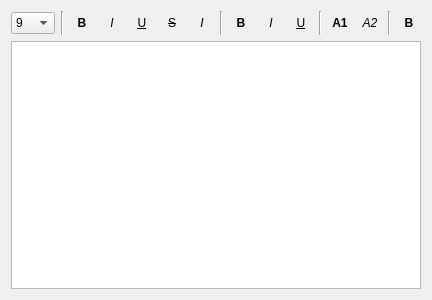
<?xml version="1.0" encoding="UTF-8"?>
<ui version="4.0">
 <class>QReportPropertyPageRichText</class>
 <widget class="QWidget" name="QReportPropertyPageRichText">
  <property name="geometry">
   <rect>
    <x>0</x>
    <y>0</y>
    <width>402</width>
    <height>300</height>
   </rect>
  </property>
  <property name="windowTitle">
   <string>Form</string>
  </property>
  <layout class="QVBoxLayout" name="verticalLayout">
   <item>
    <layout class="QHBoxLayout" name="horizontalLayout">
     <item>
      <widget class="QComboBox" name="comboBox">
       <item>
        <property name="text">
         <string>9</string>
        </property>
       </item>
       <item>
        <property name="text">
         <string>10</string>
        </property>
       </item>
       <item>
        <property name="text">
         <string>11</string>
        </property>
       </item>
       <item>
        <property name="text">
         <string>12</string>
        </property>
       </item>
       <item>
        <property name="text">
         <string>14</string>
        </property>
       </item>
       <item>
        <property name="text">
         <string>16</string>
        </property>
       </item>
       <item>
        <property name="text">
         <string>18</string>
        </property>
       </item>
       <item>
        <property name="text">
         <string>20</string>
        </property>
       </item>
       <item>
        <property name="text">
         <string>22</string>
        </property>
       </item>
       <item>
        <property name="text">
         <string>24</string>
        </property>
       </item>
       <item>
        <property name="text">
         <string>26</string>
        </property>
       </item>
       <item>
        <property name="text">
         <string>28</string>
        </property>
       </item>
       <item>
        <property name="text">
         <string>36</string>
        </property>
       </item>
       <item>
        <property name="text">
         <string>48</string>
        </property>
       </item>
       <item>
        <property name="text">
         <string>72</string>
        </property>
       </item>
      </widget>
     </item>
     <item>
      <widget class="Line" name="line_2">
       <property name="orientation">
        <enum>Qt::Vertical</enum>
       </property>
      </widget>
     </item>
     <item>
      <widget class="QToolButton" name="toolButton">
       <property name="minimumSize">
        <size>
         <width>24</width>
         <height>24</height>
        </size>
       </property>
       <property name="maximumSize">
        <size>
         <width>24</width>
         <height>16777215</height>
        </size>
       </property>
       <property name="font">
        <font>
         <weight>75</weight>
         <bold>true</bold>
        </font>
       </property>
       <property name="text">
        <string>B</string>
       </property>
       <property name="popupMode">
        <enum>QToolButton::InstantPopup</enum>
       </property>
       <property name="toolButtonStyle">
        <enum>Qt::ToolButtonIconOnly</enum>
       </property>
       <property name="autoRaise">
        <bool>true</bool>
       </property>
      </widget>
     </item>
     <item>
      <widget class="QToolButton" name="toolButton_2">
       <property name="minimumSize">
        <size>
         <width>24</width>
         <height>24</height>
        </size>
       </property>
       <property name="maximumSize">
        <size>
         <width>24</width>
         <height>16777215</height>
        </size>
       </property>
       <property name="font">
        <font>
         <italic>true</italic>
        </font>
       </property>
       <property name="text">
        <string>I</string>
       </property>
       <property name="popupMode">
        <enum>QToolButton::InstantPopup</enum>
       </property>
       <property name="toolButtonStyle">
        <enum>Qt::ToolButtonIconOnly</enum>
       </property>
       <property name="autoRaise">
        <bool>true</bool>
       </property>
      </widget>
     </item>
     <item>
      <widget class="QToolButton" name="toolButton_3">
       <property name="minimumSize">
        <size>
         <width>24</width>
         <height>24</height>
        </size>
       </property>
       <property name="maximumSize">
        <size>
         <width>24</width>
         <height>16777215</height>
        </size>
       </property>
       <property name="font">
        <font>
         <underline>true</underline>
        </font>
       </property>
       <property name="text">
        <string>U</string>
       </property>
       <property name="popupMode">
        <enum>QToolButton::InstantPopup</enum>
       </property>
       <property name="toolButtonStyle">
        <enum>Qt::ToolButtonIconOnly</enum>
       </property>
       <property name="autoRaise">
        <bool>true</bool>
       </property>
      </widget>
     </item>
     <item>
      <widget class="QToolButton" name="toolButton_4">
       <property name="minimumSize">
        <size>
         <width>24</width>
         <height>24</height>
        </size>
       </property>
       <property name="maximumSize">
        <size>
         <width>24</width>
         <height>16777215</height>
        </size>
       </property>
       <property name="font">
        <font>
         <underline>false</underline>
         <strikeout>true</strikeout>
        </font>
       </property>
       <property name="text">
        <string>S</string>
       </property>
       <property name="popupMode">
        <enum>QToolButton::InstantPopup</enum>
       </property>
       <property name="toolButtonStyle">
        <enum>Qt::ToolButtonIconOnly</enum>
       </property>
       <property name="autoRaise">
        <bool>true</bool>
       </property>
      </widget>
     </item>
     <item>
      <widget class="QToolButton" name="toolButton_10">
       <property name="minimumSize">
        <size>
         <width>24</width>
         <height>24</height>
        </size>
       </property>
       <property name="maximumSize">
        <size>
         <width>24</width>
         <height>16777215</height>
        </size>
       </property>
       <property name="font">
        <font>
         <italic>true</italic>
        </font>
       </property>
       <property name="text">
        <string>I</string>
       </property>
       <property name="popupMode">
        <enum>QToolButton::InstantPopup</enum>
       </property>
       <property name="toolButtonStyle">
        <enum>Qt::ToolButtonIconOnly</enum>
       </property>
       <property name="autoRaise">
        <bool>true</bool>
       </property>
      </widget>
     </item>
     <item>
      <widget class="Line" name="line">
       <property name="maximumSize">
        <size>
         <width>24</width>
         <height>16777215</height>
        </size>
       </property>
       <property name="orientation">
        <enum>Qt::Vertical</enum>
       </property>
      </widget>
     </item>
     <item>
      <widget class="QToolButton" name="toolButton_6">
       <property name="minimumSize">
        <size>
         <width>24</width>
         <height>24</height>
        </size>
       </property>
       <property name="maximumSize">
        <size>
         <width>24</width>
         <height>16777215</height>
        </size>
       </property>
       <property name="font">
        <font>
         <weight>75</weight>
         <bold>true</bold>
        </font>
       </property>
       <property name="text">
        <string>B</string>
       </property>
       <property name="popupMode">
        <enum>QToolButton::InstantPopup</enum>
       </property>
       <property name="toolButtonStyle">
        <enum>Qt::ToolButtonIconOnly</enum>
       </property>
       <property name="autoRaise">
        <bool>true</bool>
       </property>
      </widget>
     </item>
     <item>
      <widget class="QToolButton" name="toolButton_7">
       <property name="minimumSize">
        <size>
         <width>24</width>
         <height>0</height>
        </size>
       </property>
       <property name="maximumSize">
        <size>
         <width>24</width>
         <height>16777215</height>
        </size>
       </property>
       <property name="font">
        <font>
         <italic>true</italic>
        </font>
       </property>
       <property name="text">
        <string>I</string>
       </property>
       <property name="popupMode">
        <enum>QToolButton::InstantPopup</enum>
       </property>
       <property name="toolButtonStyle">
        <enum>Qt::ToolButtonIconOnly</enum>
       </property>
       <property name="autoRaise">
        <bool>true</bool>
       </property>
      </widget>
     </item>
     <item>
      <widget class="QToolButton" name="toolButton_5">
       <property name="minimumSize">
        <size>
         <width>24</width>
         <height>24</height>
        </size>
       </property>
       <property name="maximumSize">
        <size>
         <width>24</width>
         <height>16777215</height>
        </size>
       </property>
       <property name="font">
        <font>
         <underline>true</underline>
        </font>
       </property>
       <property name="text">
        <string>U</string>
       </property>
       <property name="popupMode">
        <enum>QToolButton::InstantPopup</enum>
       </property>
       <property name="toolButtonStyle">
        <enum>Qt::ToolButtonIconOnly</enum>
       </property>
       <property name="autoRaise">
        <bool>true</bool>
       </property>
      </widget>
     </item>
     <item>
      <widget class="Line" name="line_3">
       <property name="orientation">
        <enum>Qt::Vertical</enum>
       </property>
      </widget>
     </item>
     <item>
      <widget class="QToolButton" name="toolButton_9">
       <property name="minimumSize">
        <size>
         <width>24</width>
         <height>24</height>
        </size>
       </property>
       <property name="maximumSize">
        <size>
         <width>24</width>
         <height>16777215</height>
        </size>
       </property>
       <property name="font">
        <font>
         <weight>75</weight>
         <bold>true</bold>
        </font>
       </property>
       <property name="text">
        <string>A1</string>
       </property>
       <property name="popupMode">
        <enum>QToolButton::InstantPopup</enum>
       </property>
       <property name="toolButtonStyle">
        <enum>Qt::ToolButtonIconOnly</enum>
       </property>
       <property name="autoRaise">
        <bool>true</bool>
       </property>
      </widget>
     </item>
     <item>
      <widget class="QToolButton" name="toolButton_8">
       <property name="minimumSize">
        <size>
         <width>24</width>
         <height>24</height>
        </size>
       </property>
       <property name="maximumSize">
        <size>
         <width>24</width>
         <height>16777215</height>
        </size>
       </property>
       <property name="font">
        <font>
         <italic>true</italic>
        </font>
       </property>
       <property name="text">
        <string>A2</string>
       </property>
       <property name="popupMode">
        <enum>QToolButton::InstantPopup</enum>
       </property>
       <property name="toolButtonStyle">
        <enum>Qt::ToolButtonIconOnly</enum>
       </property>
       <property name="autoRaise">
        <bool>true</bool>
       </property>
      </widget>
     </item>
     <item>
      <widget class="Line" name="line_4">
       <property name="orientation">
        <enum>Qt::Vertical</enum>
       </property>
      </widget>
     </item>
     <item>
      <widget class="QToolButton" name="toolButton_11">
       <property name="minimumSize">
        <size>
         <width>24</width>
         <height>24</height>
        </size>
       </property>
       <property name="maximumSize">
        <size>
         <width>24</width>
         <height>16777215</height>
        </size>
       </property>
       <property name="font">
        <font>
         <weight>75</weight>
         <bold>true</bold>
        </font>
       </property>
       <property name="text">
        <string>B</string>
       </property>
       <property name="popupMode">
        <enum>QToolButton::InstantPopup</enum>
       </property>
       <property name="toolButtonStyle">
        <enum>Qt::ToolButtonIconOnly</enum>
       </property>
       <property name="autoRaise">
        <bool>true</bool>
       </property>
      </widget>
     </item>
     <item>
      <spacer name="horizontalSpacer">
       <property name="orientation">
        <enum>Qt::Horizontal</enum>
       </property>
       <property name="sizeHint" stdset="0">
        <size>
         <width>40</width>
         <height>20</height>
        </size>
       </property>
      </spacer>
     </item>
    </layout>
   </item>
   <item>
    <widget class="QTextEdit" name="textEdit"/>
   </item>
  </layout>
 </widget>
 <resources/>
 <connections/>
</ui>
